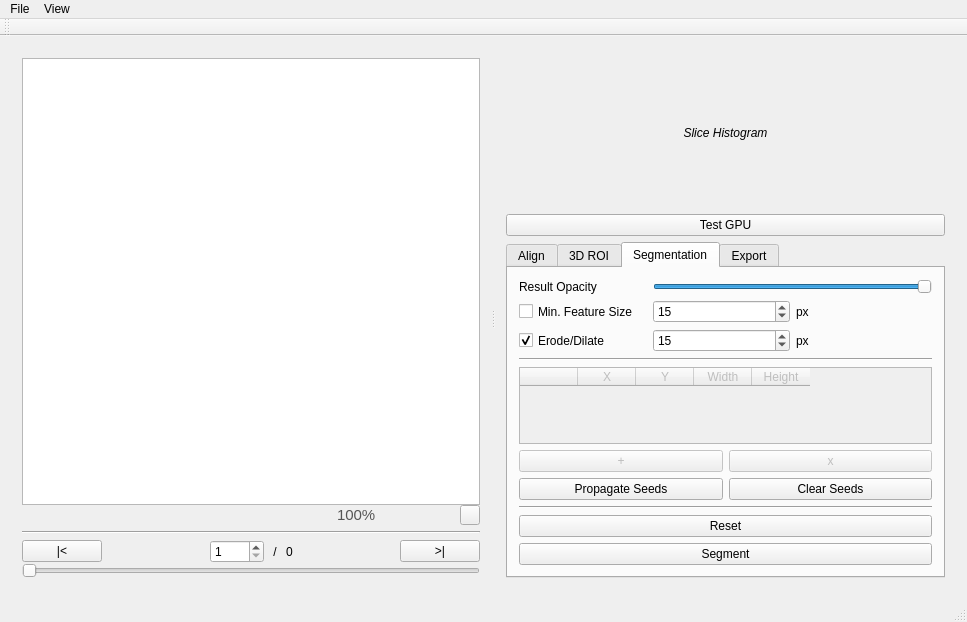
<?xml version="1.0" encoding="UTF-8"?>
<ui version="4.0">
 <class>MainWindow</class>
 <widget class="QMainWindow" name="MainWindow">
  <property name="geometry">
   <rect>
    <x>0</x>
    <y>0</y>
    <width>967</width>
    <height>622</height>
   </rect>
  </property>
  <property name="sizePolicy">
   <sizepolicy hsizetype="Preferred" vsizetype="Expanding">
    <horstretch>0</horstretch>
    <verstretch>0</verstretch>
   </sizepolicy>
  </property>
  <property name="windowTitle">
   <string>Tom Seg</string>
  </property>
  <widget class="QWidget" name="mainPanel">
   <layout class="QHBoxLayout" name="horizontalLayout">
    <item>
     <widget class="QSplitter" name="splitter">
      <property name="orientation">
       <enum>Qt::Horizontal</enum>
      </property>
      <widget class="QWidget" name="verticalLayoutWidget">
       <layout class="QVBoxLayout" name="viewPanel">
        <property name="spacing">
         <number>0</number>
        </property>
        <item>
         <widget class="QGraphicsView" name="sliceView">
          <property name="cursor" stdset="0">
           <cursorShape>CrossCursor</cursorShape>
          </property>
         </widget>
        </item>
        <item>
         <layout class="QHBoxLayout" name="zoomHorizontalLayout">
          <property name="topMargin">
           <number>0</number>
          </property>
          <property name="bottomMargin">
           <number>6</number>
          </property>
          <item>
           <widget class="QLabel" name="currentSliceSizeLabel">
            <property name="sizePolicy">
             <sizepolicy hsizetype="Preferred" vsizetype="Preferred">
              <horstretch>0</horstretch>
              <verstretch>0</verstretch>
             </sizepolicy>
            </property>
            <property name="font">
             <font>
              <pointsize>11</pointsize>
             </font>
            </property>
            <property name="styleSheet">
             <string notr="true">color: #555555;</string>
            </property>
            <property name="text">
             <string/>
            </property>
            <property name="alignment">
             <set>Qt::AlignCenter</set>
            </property>
           </widget>
          </item>
          <item>
           <spacer name="horizontalSpacer_3">
            <property name="orientation">
             <enum>Qt::Horizontal</enum>
            </property>
            <property name="sizeHint" stdset="0">
             <size>
              <width>40</width>
              <height>20</height>
             </size>
            </property>
           </spacer>
          </item>
          <item>
           <widget class="QLabel" name="currentZoomFactorLabel">
            <property name="font">
             <font>
              <pointsize>11</pointsize>
             </font>
            </property>
            <property name="styleSheet">
             <string notr="true">color: #555555;</string>
            </property>
            <property name="text">
             <string>100%</string>
            </property>
           </widget>
          </item>
          <item>
           <widget class="QPushButton" name="moreZoomButton">
            <property name="minimumSize">
             <size>
              <width>20</width>
              <height>20</height>
             </size>
            </property>
            <property name="maximumSize">
             <size>
              <width>20</width>
              <height>20</height>
             </size>
            </property>
            <property name="toolTip">
             <string>Increase Zoom</string>
            </property>
            <property name="styleSheet">
             <string notr="true">QPushButton {
	border-image: url(:/icons/appbar.magnify.add.svg) 0 0 0 0 stretch;
	border:-5px;
}
</string>
            </property>
            <property name="text">
             <string/>
            </property>
           </widget>
          </item>
          <item>
           <widget class="QPushButton" name="lessZoomButton">
            <property name="minimumSize">
             <size>
              <width>20</width>
              <height>20</height>
             </size>
            </property>
            <property name="maximumSize">
             <size>
              <width>20</width>
              <height>20</height>
             </size>
            </property>
            <property name="toolTip">
             <string>Decrease Zoom</string>
            </property>
            <property name="styleSheet">
             <string notr="true">QPushButton {
	border-image: url(:/icons/appbar.magnify.minus.svg) 0 0 0 0 stretch;
	border:-5px;
}</string>
            </property>
            <property name="text">
             <string/>
            </property>
           </widget>
          </item>
          <item>
           <widget class="QPushButton" name="noZoomButton">
            <property name="minimumSize">
             <size>
              <width>20</width>
              <height>20</height>
             </size>
            </property>
            <property name="maximumSize">
             <size>
              <width>20</width>
              <height>20</height>
             </size>
            </property>
            <property name="toolTip">
             <string>100%</string>
            </property>
            <property name="styleSheet">
             <string notr="true">QPushButton {
	border-image: url(:/icons/appbar.magnify.svg) 0 0 0 0 stretch;
	border:-5px;
}</string>
            </property>
            <property name="text">
             <string/>
            </property>
           </widget>
          </item>
          <item>
           <widget class="QPushButton" name="fitZoomButton">
            <property name="minimumSize">
             <size>
              <width>20</width>
              <height>20</height>
             </size>
            </property>
            <property name="maximumSize">
             <size>
              <width>20</width>
              <height>20</height>
             </size>
            </property>
            <property name="toolTip">
             <string>Fit Screen</string>
            </property>
            <property name="styleSheet">
             <string notr="true">QPushButton {
	border-image: url(:/icons/appbar.fitscreen.box.svg) 0 0 0 0 stretch;
}</string>
            </property>
            <property name="text">
             <string/>
            </property>
           </widget>
          </item>
         </layout>
        </item>
        <item>
         <widget class="Line" name="line_2">
          <property name="orientation">
           <enum>Qt::Horizontal</enum>
          </property>
         </widget>
        </item>
        <item>
         <layout class="QHBoxLayout" name="sliceControlPanel">
          <property name="topMargin">
           <number>6</number>
          </property>
          <item>
           <widget class="QPushButton" name="firstSliceButton">
            <property name="text">
             <string>|&lt;</string>
            </property>
           </widget>
          </item>
          <item>
           <spacer name="horizontalSpacer_2">
            <property name="orientation">
             <enum>Qt::Horizontal</enum>
            </property>
            <property name="sizeHint" stdset="0">
             <size>
              <width>40</width>
              <height>20</height>
             </size>
            </property>
           </spacer>
          </item>
          <item>
           <widget class="QSpinBox" name="currentSliceNumberSpinner">
            <property name="maximumSize">
             <size>
              <width>100</width>
              <height>16777215</height>
             </size>
            </property>
            <property name="minimum">
             <number>1</number>
            </property>
            <property name="maximum">
             <number>1500</number>
            </property>
            <property name="value">
             <number>1</number>
            </property>
           </widget>
          </item>
          <item>
           <widget class="QLabel" name="label">
            <property name="text">
             <string> / </string>
            </property>
           </widget>
          </item>
          <item>
           <widget class="QLabel" name="sliceTotalLabel">
            <property name="text">
             <string>0</string>
            </property>
           </widget>
          </item>
          <item>
           <spacer name="horizontalSpacer">
            <property name="orientation">
             <enum>Qt::Horizontal</enum>
            </property>
            <property name="sizeHint" stdset="0">
             <size>
              <width>40</width>
              <height>20</height>
             </size>
            </property>
           </spacer>
          </item>
          <item>
           <widget class="QPushButton" name="lastSliceButton">
            <property name="text">
             <string>&gt;|</string>
            </property>
           </widget>
          </item>
         </layout>
        </item>
        <item>
         <widget class="QSlider" name="sliceSlider">
          <property name="maximum">
           <number>0</number>
          </property>
          <property name="orientation">
           <enum>Qt::Horizontal</enum>
          </property>
         </widget>
        </item>
       </layout>
      </widget>
      <widget class="QWidget" name="layoutWidget">
       <layout class="QVBoxLayout" name="infoPanel">
        <item>
         <layout class="QVBoxLayout" name="histogramVerticalLayout">
          <item>
           <widget class="QLabel" name="histogramDisplayer">
            <property name="minimumSize">
             <size>
              <width>150</width>
              <height>150</height>
             </size>
            </property>
            <property name="maximumSize">
             <size>
              <width>16777215</width>
              <height>150</height>
             </size>
            </property>
            <property name="font">
             <font>
              <italic>true</italic>
             </font>
            </property>
            <property name="text">
             <string>Slice Histogram</string>
            </property>
            <property name="alignment">
             <set>Qt::AlignCenter</set>
            </property>
           </widget>
          </item>
         </layout>
        </item>
        <item>
         <widget class="QPushButton" name="gpuTestButton">
          <property name="text">
           <string>Test GPU</string>
          </property>
         </widget>
        </item>
        <item>
         <widget class="QTabWidget" name="toolsTab">
          <property name="enabled">
           <bool>true</bool>
          </property>
          <property name="currentIndex">
           <number>2</number>
          </property>
          <widget class="QWidget" name="alignTab">
           <attribute name="title">
            <string>Align</string>
           </attribute>
           <layout class="QVBoxLayout" name="verticalLayout">
            <item>
             <layout class="QFormLayout" name="formLayout">
              <property name="horizontalSpacing">
               <number>15</number>
              </property>
              <item row="0" column="1">
               <layout class="QHBoxLayout" name="horizontalLayout_9">
                <item>
                 <widget class="QSpinBox" name="referenceAreaInitXSpinBox">
                  <property name="maximum">
                   <number>10000</number>
                  </property>
                  <property name="singleStep">
                   <number>10</number>
                  </property>
                 </widget>
                </item>
                <item>
                 <widget class="QLabel" name="label_21">
                  <property name="text">
                   <string>px</string>
                  </property>
                 </widget>
                </item>
               </layout>
              </item>
              <item row="0" column="0">
               <widget class="QLabel" name="label_3">
                <property name="text">
                 <string>Initial X</string>
                </property>
               </widget>
              </item>
              <item row="1" column="0">
               <widget class="QLabel" name="label_6">
                <property name="text">
                 <string>Initial Y</string>
                </property>
               </widget>
              </item>
              <item row="1" column="1">
               <layout class="QHBoxLayout" name="horizontalLayout_10">
                <item>
                 <widget class="QSpinBox" name="referenceAreaInitYSpinBox">
                  <property name="maximum">
                   <number>10000</number>
                  </property>
                  <property name="singleStep">
                   <number>10</number>
                  </property>
                 </widget>
                </item>
                <item>
                 <widget class="QLabel" name="label_22">
                  <property name="text">
                   <string>px</string>
                  </property>
                 </widget>
                </item>
               </layout>
              </item>
              <item row="2" column="0">
               <widget class="QLabel" name="label_7">
                <property name="text">
                 <string>Width</string>
                </property>
               </widget>
              </item>
              <item row="2" column="1">
               <layout class="QHBoxLayout" name="horizontalLayout_11">
                <item>
                 <widget class="QSpinBox" name="referenceAreaWidthSpinBox">
                  <property name="maximum">
                   <number>10000</number>
                  </property>
                  <property name="singleStep">
                   <number>10</number>
                  </property>
                 </widget>
                </item>
                <item>
                 <widget class="QLabel" name="label_23">
                  <property name="text">
                   <string>px</string>
                  </property>
                 </widget>
                </item>
               </layout>
              </item>
              <item row="3" column="0">
               <widget class="QLabel" name="label_8">
                <property name="text">
                 <string>Height</string>
                </property>
               </widget>
              </item>
              <item row="3" column="1">
               <layout class="QHBoxLayout" name="horizontalLayout_12">
                <item>
                 <widget class="QSpinBox" name="referenceAreaHeightSpinBox">
                  <property name="maximum">
                   <number>10000</number>
                  </property>
                  <property name="singleStep">
                   <number>10</number>
                  </property>
                 </widget>
                </item>
                <item>
                 <widget class="QLabel" name="label_24">
                  <property name="text">
                   <string>px</string>
                  </property>
                 </widget>
                </item>
               </layout>
              </item>
              <item row="4" column="0">
               <widget class="QLabel" name="label_9">
                <property name="text">
                 <string>Max. X Displacement</string>
                </property>
               </widget>
              </item>
              <item row="4" column="1">
               <layout class="QHBoxLayout" name="horizontalLayout_13">
                <item>
                 <widget class="QSpinBox" name="referenceAreaMaxDeltaXSpinBox">
                  <property name="maximum">
                   <number>1000</number>
                  </property>
                  <property name="singleStep">
                   <number>5</number>
                  </property>
                  <property name="value">
                   <number>5</number>
                  </property>
                 </widget>
                </item>
                <item>
                 <widget class="QLabel" name="label_25">
                  <property name="text">
                   <string>px</string>
                  </property>
                 </widget>
                </item>
               </layout>
              </item>
              <item row="5" column="0">
               <widget class="QLabel" name="label_10">
                <property name="text">
                 <string>Max. Y Displacement</string>
                </property>
               </widget>
              </item>
              <item row="5" column="1">
               <layout class="QHBoxLayout" name="horizontalLayout_14">
                <item>
                 <widget class="QSpinBox" name="referenceAreaMaxDeltaYSpinBox">
                  <property name="maximum">
                   <number>1000</number>
                  </property>
                  <property name="singleStep">
                   <number>50</number>
                  </property>
                  <property name="value">
                   <number>400</number>
                  </property>
                 </widget>
                </item>
                <item>
                 <widget class="QLabel" name="label_26">
                  <property name="text">
                   <string>px</string>
                  </property>
                 </widget>
                </item>
               </layout>
              </item>
             </layout>
            </item>
            <item>
             <widget class="Line" name="line_3">
              <property name="orientation">
               <enum>Qt::Horizontal</enum>
              </property>
             </widget>
            </item>
            <item>
             <widget class="QPushButton" name="resetAlignButton">
              <property name="text">
               <string>Reset</string>
              </property>
             </widget>
            </item>
            <item>
             <widget class="QPushButton" name="alignButton">
              <property name="text">
               <string>Align</string>
              </property>
             </widget>
            </item>
           </layout>
          </widget>
          <widget class="QWidget" name="roiTab">
           <attribute name="title">
            <string>3D ROI</string>
           </attribute>
           <layout class="QVBoxLayout" name="verticalLayout_4">
            <item>
             <layout class="QFormLayout" name="formLayout_2">
              <property name="fieldGrowthPolicy">
               <enum>QFormLayout::AllNonFixedFieldsGrow</enum>
              </property>
              <property name="horizontalSpacing">
               <number>15</number>
              </property>
              <item row="1" column="0">
               <widget class="QLabel" name="label_11">
                <property name="text">
                 <string>Left</string>
                </property>
               </widget>
              </item>
              <item row="1" column="1">
               <layout class="QHBoxLayout" name="horizontalLayout_25">
                <item>
                 <widget class="QSpinBox" name="leftCropSpinBox">
                  <property name="enabled">
                   <bool>true</bool>
                  </property>
                  <property name="maximum">
                   <number>1000</number>
                  </property>
                  <property name="singleStep">
                   <number>10</number>
                  </property>
                 </widget>
                </item>
                <item>
                 <widget class="QLabel" name="label_27">
                  <property name="text">
                   <string>px</string>
                  </property>
                 </widget>
                </item>
               </layout>
              </item>
              <item row="8" column="0">
               <widget class="QCheckBox" name="firstSliceROICheckBox">
                <property name="text">
                 <string>First Slice</string>
                </property>
               </widget>
              </item>
              <item row="8" column="1">
               <layout class="QHBoxLayout" name="horizontalLayout_5">
                <item>
                 <widget class="QSlider" name="firstCropSliceSlider">
                  <property name="enabled">
                   <bool>true</bool>
                  </property>
                  <property name="orientation">
                   <enum>Qt::Horizontal</enum>
                  </property>
                 </widget>
                </item>
                <item>
                 <widget class="QPushButton" name="setCurrentIndexAsFirstCutSliceButton">
                  <property name="enabled">
                   <bool>true</bool>
                  </property>
                  <property name="minimumSize">
                   <size>
                    <width>20</width>
                    <height>20</height>
                   </size>
                  </property>
                  <property name="maximumSize">
                   <size>
                    <width>20</width>
                    <height>20</height>
                   </size>
                  </property>
                  <property name="toolTip">
                   <string>Set Current as First Slice</string>
                  </property>
                  <property name="styleSheet">
                   <string notr="true">QPushButton {
	border-image: url(:/icons/appbar.layer.arrange.solid.bringforward.svg) 0 0 0 0 stretch;
	border:-3px;
}</string>
                  </property>
                  <property name="text">
                   <string/>
                  </property>
                 </widget>
                </item>
               </layout>
              </item>
              <item row="9" column="0">
               <widget class="QCheckBox" name="lastSliceROICheckBox">
                <property name="text">
                 <string>Last Slice</string>
                </property>
               </widget>
              </item>
              <item row="9" column="1">
               <layout class="QHBoxLayout" name="horizontalLayout_6">
                <item>
                 <widget class="QSlider" name="lastCropSliceSlider">
                  <property name="enabled">
                   <bool>true</bool>
                  </property>
                  <property name="orientation">
                   <enum>Qt::Horizontal</enum>
                  </property>
                 </widget>
                </item>
                <item>
                 <widget class="QPushButton" name="setCurrentIndexAsLastCutSliceButton">
                  <property name="enabled">
                   <bool>true</bool>
                  </property>
                  <property name="minimumSize">
                   <size>
                    <width>20</width>
                    <height>20</height>
                   </size>
                  </property>
                  <property name="maximumSize">
                   <size>
                    <width>20</width>
                    <height>20</height>
                   </size>
                  </property>
                  <property name="toolTip">
                   <string>Set Current as Last Slice</string>
                  </property>
                  <property name="styleSheet">
                   <string notr="true">QPushButton {
	border-image: url(:/icons/appbar.layer.arrange.solid.sendbackward.svg) 0 0 0 0 stretch;
	border:-3px;
}</string>
                  </property>
                  <property name="text">
                   <string/>
                  </property>
                 </widget>
                </item>
               </layout>
              </item>
              <item row="3" column="0">
               <widget class="QLabel" name="label_12">
                <property name="text">
                 <string>Right</string>
                </property>
               </widget>
              </item>
              <item row="3" column="1">
               <layout class="QHBoxLayout" name="horizontalLayout_26">
                <item>
                 <widget class="QSpinBox" name="rightCropSpinBox">
                  <property name="enabled">
                   <bool>true</bool>
                  </property>
                  <property name="maximum">
                   <number>1000</number>
                  </property>
                  <property name="singleStep">
                   <number>10</number>
                  </property>
                 </widget>
                </item>
                <item>
                 <widget class="QLabel" name="label_28">
                  <property name="text">
                   <string>px</string>
                  </property>
                 </widget>
                </item>
               </layout>
              </item>
              <item row="5" column="0">
               <widget class="QLabel" name="label_13">
                <property name="text">
                 <string>Top</string>
                </property>
               </widget>
              </item>
              <item row="5" column="1">
               <layout class="QHBoxLayout" name="horizontalLayout_27">
                <item>
                 <widget class="QSpinBox" name="topCropSpinBox">
                  <property name="enabled">
                   <bool>true</bool>
                  </property>
                  <property name="maximum">
                   <number>1000</number>
                  </property>
                  <property name="singleStep">
                   <number>10</number>
                  </property>
                 </widget>
                </item>
                <item>
                 <widget class="QLabel" name="label_29">
                  <property name="text">
                   <string>px</string>
                  </property>
                 </widget>
                </item>
               </layout>
              </item>
              <item row="7" column="0">
               <widget class="QLabel" name="label_14">
                <property name="text">
                 <string>Bottom</string>
                </property>
               </widget>
              </item>
              <item row="7" column="1">
               <layout class="QHBoxLayout" name="horizontalLayout_28">
                <item>
                 <widget class="QSpinBox" name="bottomCropSpinBox">
                  <property name="enabled">
                   <bool>true</bool>
                  </property>
                  <property name="maximum">
                   <number>1000</number>
                  </property>
                  <property name="singleStep">
                   <number>10</number>
                  </property>
                 </widget>
                </item>
                <item>
                 <widget class="QLabel" name="label_30">
                  <property name="text">
                   <string>px</string>
                  </property>
                 </widget>
                </item>
               </layout>
              </item>
             </layout>
            </item>
            <item>
             <widget class="Line" name="line_4">
              <property name="orientation">
               <enum>Qt::Horizontal</enum>
              </property>
             </widget>
            </item>
            <item>
             <widget class="QPushButton" name="resetROIButton">
              <property name="text">
               <string>Reset</string>
              </property>
             </widget>
            </item>
            <item>
             <widget class="QPushButton" name="cropButton">
              <property name="text">
               <string>Crop</string>
              </property>
             </widget>
            </item>
           </layout>
          </widget>
          <widget class="QWidget" name="segTab">
           <attribute name="title">
            <string>Segmentation</string>
           </attribute>
           <layout class="QVBoxLayout" name="verticalLayout_3">
            <item>
             <layout class="QFormLayout" name="sliceInfoPanel">
              <property name="horizontalSpacing">
               <number>15</number>
              </property>
              <item row="0" column="0">
               <widget class="QLabel" name="label_2">
                <property name="text">
                 <string>Result Opacity</string>
                </property>
               </widget>
              </item>
              <item row="0" column="1">
               <widget class="QSlider" name="resultOpacitySlider">
                <property name="maximum">
                 <number>100</number>
                </property>
                <property name="value">
                 <number>100</number>
                </property>
                <property name="orientation">
                 <enum>Qt::Horizontal</enum>
                </property>
               </widget>
              </item>
              <item row="1" column="0">
               <widget class="QCheckBox" name="gridVisibleCheckBox">
                <property name="sizePolicy">
                 <sizepolicy hsizetype="Minimum" vsizetype="Expanding">
                  <horstretch>0</horstretch>
                  <verstretch>0</verstretch>
                 </sizepolicy>
                </property>
                <property name="text">
                 <string>Min. Feature Size</string>
                </property>
               </widget>
              </item>
              <item row="1" column="1">
               <layout class="QHBoxLayout" name="horizontalLayout_4">
                <item>
                 <widget class="QSpinBox" name="minimumFeatureSizeSpinBox">
                  <property name="minimum">
                   <number>5</number>
                  </property>
                  <property name="maximum">
                   <number>150</number>
                  </property>
                  <property name="singleStep">
                   <number>5</number>
                  </property>
                  <property name="value">
                   <number>15</number>
                  </property>
                 </widget>
                </item>
                <item>
                 <widget class="QLabel" name="label_5">
                  <property name="text">
                   <string>px</string>
                  </property>
                 </widget>
                </item>
               </layout>
              </item>
              <item row="2" column="0">
               <widget class="QCheckBox" name="morphologicalCheckBox">
                <property name="sizePolicy">
                 <sizepolicy hsizetype="Minimum" vsizetype="Expanding">
                  <horstretch>0</horstretch>
                  <verstretch>0</verstretch>
                 </sizepolicy>
                </property>
                <property name="text">
                 <string>Erode/Dilate</string>
                </property>
                <property name="checked">
                 <bool>true</bool>
                </property>
               </widget>
              </item>
              <item row="2" column="1">
               <layout class="QHBoxLayout" name="horizontalLayout_16">
                <item>
                 <widget class="QSpinBox" name="morphologicalSizeSpinBox">
                  <property name="maximum">
                   <number>150</number>
                  </property>
                  <property name="singleStep">
                   <number>5</number>
                  </property>
                  <property name="value">
                   <number>15</number>
                  </property>
                 </widget>
                </item>
                <item>
                 <widget class="QLabel" name="label_4">
                  <property name="text">
                   <string>px</string>
                  </property>
                 </widget>
                </item>
               </layout>
              </item>
             </layout>
            </item>
            <item>
             <widget class="Line" name="line">
              <property name="orientation">
               <enum>Qt::Horizontal</enum>
              </property>
             </widget>
            </item>
            <item>
             <widget class="QTableWidget" name="seedsTableWidget">
              <property name="enabled">
               <bool>false</bool>
              </property>
              <property name="minimumSize">
               <size>
                <width>295</width>
                <height>0</height>
               </size>
              </property>
              <property name="maximumSize">
               <size>
                <width>16777215</width>
                <height>200</height>
               </size>
              </property>
              <property name="selectionMode">
               <enum>QAbstractItemView::SingleSelection</enum>
              </property>
              <property name="selectionBehavior">
               <enum>QAbstractItemView::SelectRows</enum>
              </property>
              <attribute name="horizontalHeaderDefaultSectionSize">
               <number>58</number>
              </attribute>
              <attribute name="verticalHeaderVisible">
               <bool>false</bool>
              </attribute>
              <column>
               <property name="text">
                <string/>
               </property>
              </column>
              <column>
               <property name="text">
                <string>X</string>
               </property>
              </column>
              <column>
               <property name="text">
                <string>Y</string>
               </property>
              </column>
              <column>
               <property name="text">
                <string>Width</string>
               </property>
              </column>
              <column>
               <property name="text">
                <string>Height</string>
               </property>
              </column>
             </widget>
            </item>
            <item>
             <layout class="QHBoxLayout" name="seedControlPanel">
              <item>
               <widget class="QPushButton" name="addSeedButton">
                <property name="enabled">
                 <bool>false</bool>
                </property>
                <property name="text">
                 <string>+</string>
                </property>
               </widget>
              </item>
              <item>
               <widget class="QPushButton" name="removeSeedButton">
                <property name="enabled">
                 <bool>false</bool>
                </property>
                <property name="text">
                 <string>x</string>
                </property>
               </widget>
              </item>
             </layout>
            </item>
            <item>
             <layout class="QHBoxLayout" name="horizontalLayout_2">
              <item>
               <widget class="QPushButton" name="propagateSeedsButton">
                <property name="text">
                 <string>Propagate Seeds</string>
                </property>
               </widget>
              </item>
              <item>
               <widget class="QPushButton" name="resetSeedsButton">
                <property name="text">
                 <string>Clear Seeds</string>
                </property>
               </widget>
              </item>
             </layout>
            </item>
            <item>
             <widget class="Line" name="horizontalLine">
              <property name="orientation">
               <enum>Qt::Horizontal</enum>
              </property>
             </widget>
            </item>
            <item>
             <widget class="QPushButton" name="resetSegmentationButton">
              <property name="text">
               <string>Reset</string>
              </property>
             </widget>
            </item>
            <item>
             <widget class="QPushButton" name="goButton">
              <property name="text">
               <string>Segment</string>
              </property>
             </widget>
            </item>
           </layout>
          </widget>
          <widget class="QWidget" name="exportTab">
           <attribute name="title">
            <string>Export</string>
           </attribute>
           <layout class="QVBoxLayout" name="verticalLayout_2">
            <item>
             <layout class="QFormLayout" name="formLayout_8">
              <property name="horizontalSpacing">
               <number>15</number>
              </property>
              <property name="bottomMargin">
               <number>10</number>
              </property>
              <item row="1" column="1">
               <layout class="QHBoxLayout" name="horizontalLayout_15">
                <property name="spacing">
                 <number>0</number>
                </property>
                <item>
                 <widget class="QSpinBox" name="firstExportSliceBox">
                  <property name="enabled">
                   <bool>false</bool>
                  </property>
                 </widget>
                </item>
                <item>
                 <widget class="QLabel" name="toExportLabel">
                  <property name="enabled">
                   <bool>false</bool>
                  </property>
                  <property name="sizePolicy">
                   <sizepolicy hsizetype="Preferred" vsizetype="Fixed">
                    <horstretch>0</horstretch>
                    <verstretch>0</verstretch>
                   </sizepolicy>
                  </property>
                  <property name="text">
                   <string>to</string>
                  </property>
                 </widget>
                </item>
                <item>
                 <widget class="QSpinBox" name="lastExportSliceBox">
                  <property name="enabled">
                   <bool>false</bool>
                  </property>
                 </widget>
                </item>
               </layout>
              </item>
              <item row="1" column="0">
               <widget class="QCheckBox" name="exportAllSlicesCheckBox">
                <property name="sizePolicy">
                 <sizepolicy hsizetype="Minimum" vsizetype="Preferred">
                  <horstretch>0</horstretch>
                  <verstretch>0</verstretch>
                 </sizepolicy>
                </property>
                <property name="text">
                 <string>All Slices</string>
                </property>
                <property name="checked">
                 <bool>true</bool>
                </property>
               </widget>
              </item>
             </layout>
            </item>
            <item>
             <widget class="QGroupBox" name="groupBox">
              <property name="title">
               <string>Pixel Spacing</string>
              </property>
              <layout class="QFormLayout" name="formLayout_5">
               <property name="horizontalSpacing">
                <number>15</number>
               </property>
               <item row="0" column="0">
                <widget class="QLabel" name="label_15">
                 <property name="text">
                  <string>X Len</string>
                 </property>
                </widget>
               </item>
               <item row="0" column="1">
                <layout class="QHBoxLayout" name="horizontalLayout_7">
                 <item>
                  <widget class="QDoubleSpinBox" name="xLenSpinBox">
                   <property name="minimum">
                    <double>1.000000000000000</double>
                   </property>
                   <property name="maximum">
                    <double>9999.989999999999782</double>
                   </property>
                  </widget>
                 </item>
                 <item>
                  <widget class="QLabel" name="label_16">
                   <property name="text">
                    <string>nm</string>
                   </property>
                  </widget>
                 </item>
                </layout>
               </item>
               <item row="1" column="0">
                <widget class="QLabel" name="label_19">
                 <property name="text">
                  <string>Y Len</string>
                 </property>
                </widget>
               </item>
               <item row="1" column="1">
                <layout class="QHBoxLayout" name="horizontalLayout_8">
                 <item>
                  <widget class="QDoubleSpinBox" name="yLenSpinBox">
                   <property name="minimum">
                    <double>1.000000000000000</double>
                   </property>
                   <property name="maximum">
                    <double>9999.989999999999782</double>
                   </property>
                  </widget>
                 </item>
                 <item>
                  <widget class="QLabel" name="label_20">
                   <property name="text">
                    <string>nm</string>
                   </property>
                  </widget>
                 </item>
                </layout>
               </item>
               <item row="2" column="0">
                <widget class="QLabel" name="label_17">
                 <property name="text">
                  <string>Z Len</string>
                 </property>
                </widget>
               </item>
               <item row="2" column="1">
                <layout class="QHBoxLayout" name="horizontalLayout_3">
                 <item>
                  <widget class="QDoubleSpinBox" name="zLenSpinBox">
                   <property name="minimum">
                    <double>1.000000000000000</double>
                   </property>
                   <property name="maximum">
                    <double>9999.989999999999782</double>
                   </property>
                  </widget>
                 </item>
                 <item>
                  <widget class="QLabel" name="label_18">
                   <property name="text">
                    <string>nm</string>
                   </property>
                  </widget>
                 </item>
                </layout>
               </item>
              </layout>
             </widget>
            </item>
            <item>
             <spacer name="verticalSpacer">
              <property name="orientation">
               <enum>Qt::Vertical</enum>
              </property>
              <property name="sizeHint" stdset="0">
               <size>
                <width>20</width>
                <height>40</height>
               </size>
              </property>
             </spacer>
            </item>
            <item>
             <widget class="Line" name="line_5">
              <property name="orientation">
               <enum>Qt::Horizontal</enum>
              </property>
             </widget>
            </item>
            <item>
             <widget class="QPushButton" name="exportSlicesButton">
              <property name="text">
               <string>Slices</string>
              </property>
             </widget>
            </item>
            <item>
             <widget class="QPushButton" name="exportSegmentationButton">
              <property name="text">
               <string>Result</string>
              </property>
             </widget>
            </item>
           </layout>
          </widget>
         </widget>
        </item>
       </layout>
      </widget>
     </widget>
    </item>
   </layout>
  </widget>
  <widget class="QMenuBar" name="menuBar">
   <property name="geometry">
    <rect>
     <x>0</x>
     <y>0</y>
     <width>967</width>
     <height>22</height>
    </rect>
   </property>
   <widget class="QMenu" name="menuFile">
    <property name="title">
     <string>File</string>
    </property>
    <addaction name="actionOpen"/>
   </widget>
   <widget class="QMenu" name="menuView">
    <property name="title">
     <string>View</string>
    </property>
    <addaction name="actionZoom_In"/>
    <addaction name="actionZoom_Out"/>
    <addaction name="action100"/>
    <addaction name="actionFit_on_Screen"/>
   </widget>
   <addaction name="menuFile"/>
   <addaction name="menuView"/>
  </widget>
  <widget class="QToolBar" name="mainToolBar">
   <attribute name="toolBarArea">
    <enum>TopToolBarArea</enum>
   </attribute>
   <attribute name="toolBarBreak">
    <bool>false</bool>
   </attribute>
  </widget>
  <widget class="QStatusBar" name="statusBar"/>
  <action name="actionFile">
   <property name="text">
    <string>File</string>
   </property>
  </action>
  <action name="actionOpen">
   <property name="text">
    <string>Open</string>
   </property>
   <property name="whatsThis">
    <string/>
   </property>
   <property name="shortcut">
    <string>Ctrl+O</string>
   </property>
  </action>
  <action name="actionZoom_In">
   <property name="text">
    <string>Zoom In</string>
   </property>
   <property name="shortcut">
    <string>Ctrl++</string>
   </property>
  </action>
  <action name="actionZoom_Out">
   <property name="text">
    <string>Zoom Out</string>
   </property>
   <property name="shortcut">
    <string>Ctrl+-</string>
   </property>
  </action>
  <action name="action100">
   <property name="text">
    <string>100%</string>
   </property>
   <property name="shortcut">
    <string>Ctrl+1</string>
   </property>
  </action>
  <action name="actionFit_on_Screen">
   <property name="text">
    <string>Fit on Screen</string>
   </property>
   <property name="shortcut">
    <string>Ctrl+0</string>
   </property>
  </action>
 </widget>
 <layoutdefault spacing="6" margin="11"/>
 <resources/>
 <connections/>
</ui>
